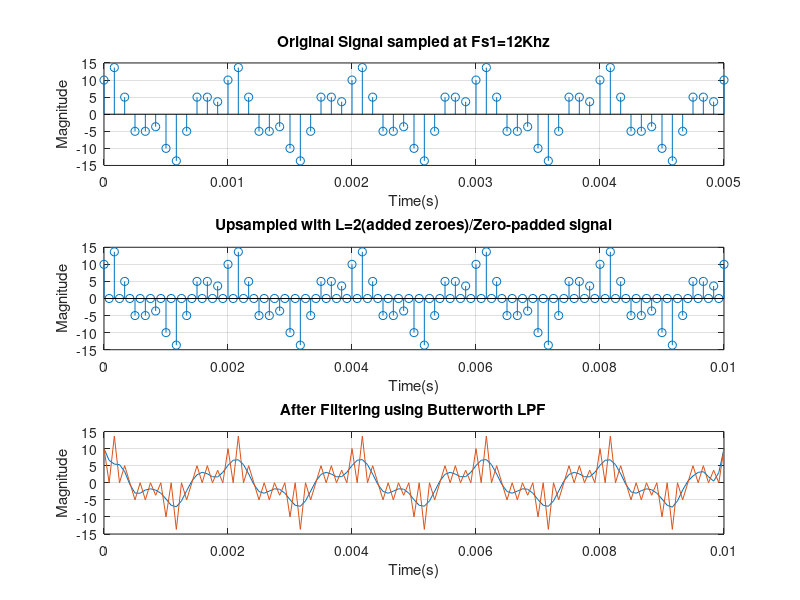
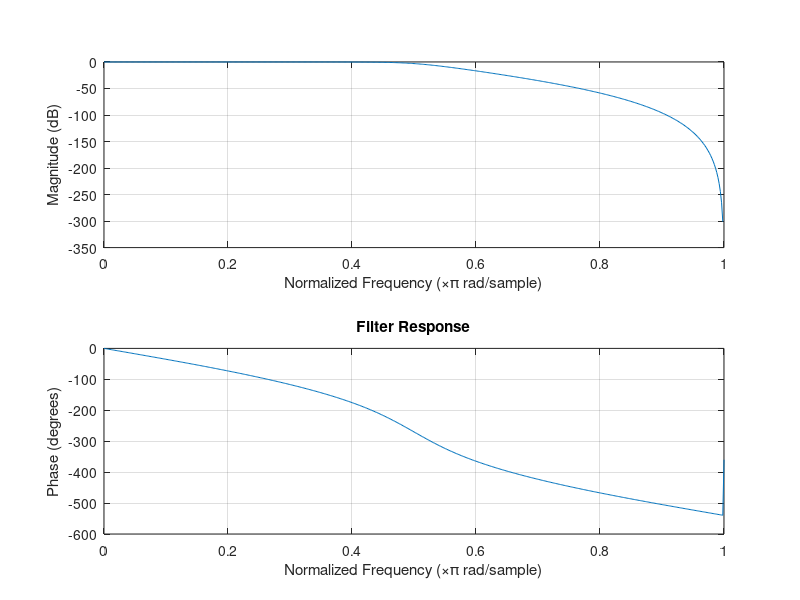

Write MATLAB code to recreate these figures, in order.
Fs1 = 12000;
t1 = 0:1/Fs1:0.005;
x1 = 10*cos(2*pi*1e3*t1) + 5*sin(2*pi*3e3*t1) ;
subplot(311);
stem(t1,x1);
grid on
title('Original Signal sampled at Fs1=12Khz');
xlabel('Time(s)')
ylabel('Magnitude')

t2 = 0:1/Fs1:0.01;
x2 = upsample(x1,2);  %L = 2
x2 = x2(1:end-1);
subplot(312);
stem(t2,x2);
grid on
title('Upsampled with L=2(added zeroes)/Zero-padded signal')
xlabel('Time(s)')
ylabel('Magnitude')

Fs1 = 12000;
t1 = 0:1/Fs1:0.005;
x1 = 10*cos(2*pi*1e3*t1) + 5*sin(2*pi*3e3*t1) ;

t2 = 0:1/Fs1:0.01;
x2 = upsample(x1,2);  %L = 2
x2 = x2(1:end-1);

Fs2 = 24000;
t = 0:1/Fs2:0.01;
n=33;
fc=6000;
Wn = fc/Fs1;   %Normalised cutoff freq

[b,a] = butter(n,Wn);
y2 = filter(b,a,x2);
y3 = filtfilt(b,a,x2);
subplot(313);
grid on
plot(t2,y3,t2,x2);
title('After Filtering using Butterworth LPF')
grid on
xlabel('Time(s)')
ylabel('Magnitude')

%%
figure
%Implementing a butterworth Filter on matlab.
[b,a] = butter(6,(6000/(24000/2)), 'low' ); %sixth order butterworth filter
freqz(b,a);
title( 'Filter Response' );



